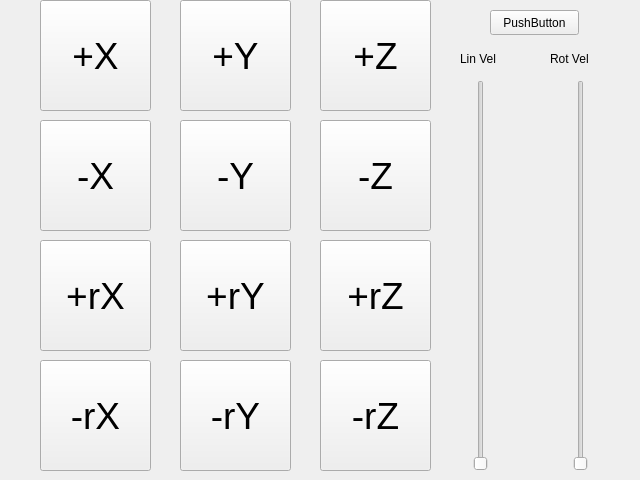
<?xml version="1.0" encoding="UTF-8"?>
<ui version="4.0">
 <class>Form</class>
 <widget class="QWidget" name="Form">
  <property name="geometry">
   <rect>
    <x>0</x>
    <y>0</y>
    <width>640</width>
    <height>480</height>
   </rect>
  </property>
  <property name="windowTitle">
   <string>Form</string>
  </property>
  <widget class="QPushButton" name="minusX">
   <property name="geometry">
    <rect>
     <x>40</x>
     <y>120</y>
     <width>111</width>
     <height>111</height>
    </rect>
   </property>
   <property name="font">
    <font>
     <pointsize>28</pointsize>
    </font>
   </property>
   <property name="text">
    <string>-X</string>
   </property>
  </widget>
  <widget class="QPushButton" name="plusX">
   <property name="geometry">
    <rect>
     <x>40</x>
     <y>0</y>
     <width>111</width>
     <height>111</height>
    </rect>
   </property>
   <property name="font">
    <font>
     <pointsize>28</pointsize>
    </font>
   </property>
   <property name="text">
    <string>+X</string>
   </property>
  </widget>
  <widget class="QPushButton" name="plusRX">
   <property name="geometry">
    <rect>
     <x>40</x>
     <y>240</y>
     <width>111</width>
     <height>111</height>
    </rect>
   </property>
   <property name="font">
    <font>
     <pointsize>28</pointsize>
    </font>
   </property>
   <property name="text">
    <string>+rX</string>
   </property>
  </widget>
  <widget class="QPushButton" name="minusRX">
   <property name="geometry">
    <rect>
     <x>40</x>
     <y>360</y>
     <width>111</width>
     <height>111</height>
    </rect>
   </property>
   <property name="font">
    <font>
     <pointsize>28</pointsize>
    </font>
   </property>
   <property name="text">
    <string>-rX</string>
   </property>
  </widget>
  <widget class="QPushButton" name="plusY">
   <property name="geometry">
    <rect>
     <x>180</x>
     <y>0</y>
     <width>111</width>
     <height>111</height>
    </rect>
   </property>
   <property name="font">
    <font>
     <pointsize>28</pointsize>
    </font>
   </property>
   <property name="text">
    <string>+Y</string>
   </property>
  </widget>
  <widget class="QPushButton" name="plusRY">
   <property name="geometry">
    <rect>
     <x>180</x>
     <y>240</y>
     <width>111</width>
     <height>111</height>
    </rect>
   </property>
   <property name="font">
    <font>
     <pointsize>28</pointsize>
    </font>
   </property>
   <property name="text">
    <string>+rY</string>
   </property>
  </widget>
  <widget class="QPushButton" name="minusRY">
   <property name="geometry">
    <rect>
     <x>180</x>
     <y>360</y>
     <width>111</width>
     <height>111</height>
    </rect>
   </property>
   <property name="font">
    <font>
     <pointsize>28</pointsize>
    </font>
   </property>
   <property name="text">
    <string>-rY</string>
   </property>
  </widget>
  <widget class="QPushButton" name="minusY">
   <property name="geometry">
    <rect>
     <x>180</x>
     <y>120</y>
     <width>111</width>
     <height>111</height>
    </rect>
   </property>
   <property name="font">
    <font>
     <pointsize>28</pointsize>
    </font>
   </property>
   <property name="text">
    <string>-Y</string>
   </property>
  </widget>
  <widget class="QPushButton" name="plusZ">
   <property name="geometry">
    <rect>
     <x>320</x>
     <y>0</y>
     <width>111</width>
     <height>111</height>
    </rect>
   </property>
   <property name="font">
    <font>
     <pointsize>28</pointsize>
    </font>
   </property>
   <property name="text">
    <string>+Z</string>
   </property>
  </widget>
  <widget class="QPushButton" name="plusRZ">
   <property name="geometry">
    <rect>
     <x>320</x>
     <y>240</y>
     <width>111</width>
     <height>111</height>
    </rect>
   </property>
   <property name="font">
    <font>
     <pointsize>28</pointsize>
    </font>
   </property>
   <property name="text">
    <string>+rZ</string>
   </property>
  </widget>
  <widget class="QPushButton" name="minusRZ">
   <property name="geometry">
    <rect>
     <x>320</x>
     <y>360</y>
     <width>111</width>
     <height>111</height>
    </rect>
   </property>
   <property name="font">
    <font>
     <pointsize>28</pointsize>
    </font>
   </property>
   <property name="text">
    <string>-rZ</string>
   </property>
  </widget>
  <widget class="QPushButton" name="minusZ">
   <property name="geometry">
    <rect>
     <x>320</x>
     <y>120</y>
     <width>111</width>
     <height>111</height>
    </rect>
   </property>
   <property name="font">
    <font>
     <pointsize>28</pointsize>
    </font>
   </property>
   <property name="text">
    <string>-Z</string>
   </property>
  </widget>
  <widget class="QSlider" name="linSlider">
   <property name="geometry">
    <rect>
     <x>460</x>
     <y>80</y>
     <width>41</width>
     <height>391</height>
    </rect>
   </property>
   <property name="maximum">
    <number>100</number>
   </property>
   <property name="orientation">
    <enum>Qt::Vertical</enum>
   </property>
  </widget>
  <widget class="QSlider" name="rotSlider">
   <property name="geometry">
    <rect>
     <x>560</x>
     <y>80</y>
     <width>41</width>
     <height>391</height>
    </rect>
   </property>
   <property name="maximum">
    <number>100</number>
   </property>
   <property name="orientation">
    <enum>Qt::Vertical</enum>
   </property>
  </widget>
  <widget class="QLabel" name="label">
   <property name="geometry">
    <rect>
     <x>460</x>
     <y>50</y>
     <width>67</width>
     <height>17</height>
    </rect>
   </property>
   <property name="text">
    <string>Lin Vel</string>
   </property>
  </widget>
  <widget class="QLabel" name="label_2">
   <property name="geometry">
    <rect>
     <x>550</x>
     <y>50</y>
     <width>67</width>
     <height>17</height>
    </rect>
   </property>
   <property name="text">
    <string>Rot Vel</string>
   </property>
  </widget>
  <widget class="QPushButton" name="pushButton">
   <property name="geometry">
    <rect>
     <x>490</x>
     <y>10</y>
     <width>89</width>
     <height>25</height>
    </rect>
   </property>
   <property name="text">
    <string>PushButton</string>
   </property>
  </widget>
 </widget>
 <resources/>
 <connections/>
</ui>
